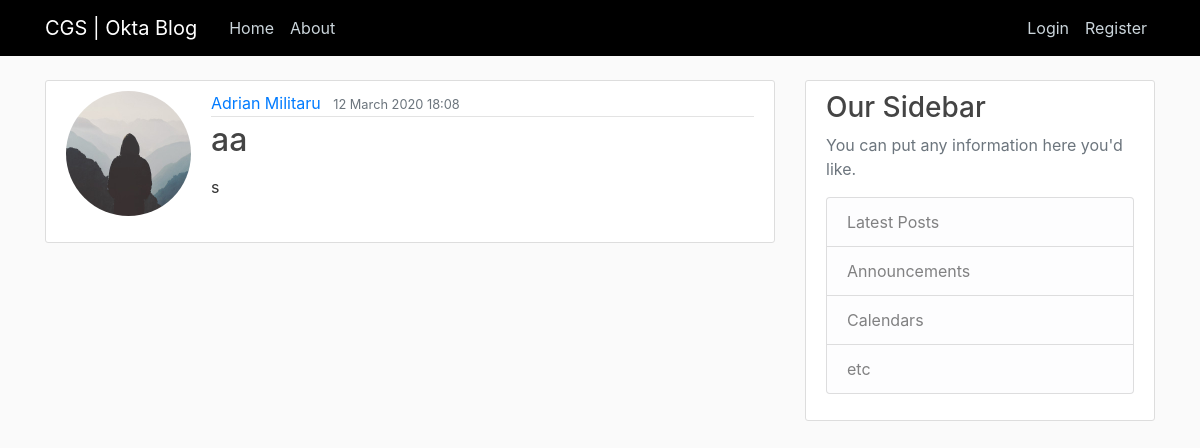
/post/76gnXRTc1CPT5O538rdw, run on an earlier commit of the app's database.
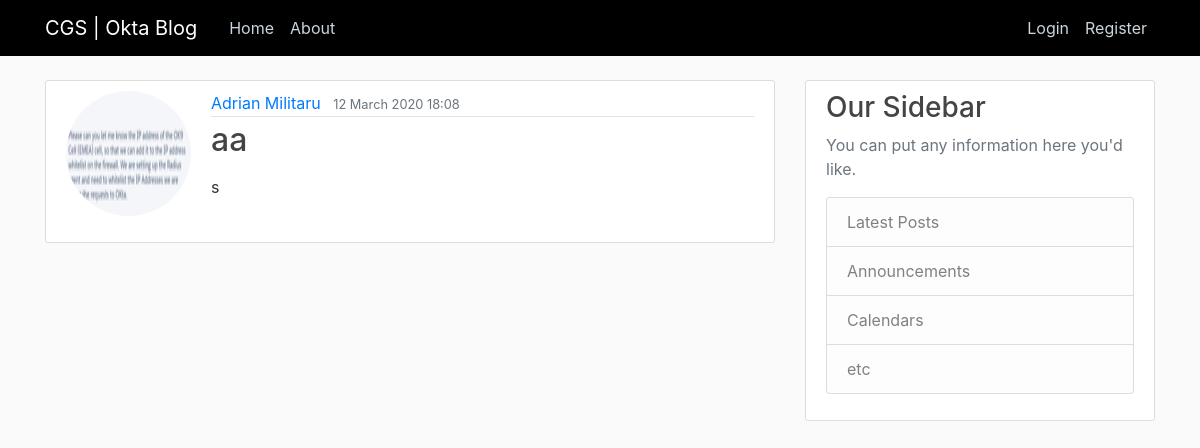
And on a later commit of the database.
### mainblog/models.py (models this page shows, shortened)
class User(db.Model, UserMixin):
    id = db.Column(db.String(20), unique=True, primary_key=True)
    email = db.Column(db.String(60), unique=True, nullable=False)
    image_file = db.Column(db.String(20), nullable=False, default='default.jpg')
    password = db.Column(db.String(60), nullable=False)
    firstname = db.Column(db.String(60), nullable=True, default='')
    lastname = db.Column(db.String(60), nullable=True, default='')
    group = db.Column(db.String(60), db.ForeignKey('groups.group_name'), nullable=True)
    position = db.Column(db.String(60), db.ForeignKey('position.position_name'), nullable=True)
    comments = db.relationship('Comments', backref='author', lazy=True)
    posts = db.relationship('Post', backref='author', lazy=True)

class Post(db.Model):
    id = db.Column(db.String(20), unique=True, primary_key=True)
    title = db.Column(db.String(100), nullable=False)
    date_posted = db.Column(db.DateTime, nullable=False)
    content = db.Column(db.Text, nullable=False)
    user_id = db.Column(db.String, db.ForeignKey('user.id'), nullable=False)

### mainblog/routes.py (the view)
@app.route("/post/<string:post_id>", methods=['GET', 'POST'])
def post_page(post_id):
    post = Post.query.get_or_404(post_id)
    return render_template('post.html', title=post.title, post=post)

### mainblog/templates/post.html (shortened to what this page needs)
{% extends "layout.html" %}
{% block content %}
        <article class="media content-section">
        <img class="rounded-circle account-img" src="{{ url_for('static', filename='profile_pics/' + post.author.image_file) }}">
          <div class="media-body">
            <div class="article-metadata">
              <a class="mr-2" href="#">
                  {% if not post.author.firstname and not post.author.lastname %}
                            {{post.author.email}}
                  {% else %}
                            {{post.author.firstname}} {{post.author.lastname}}
                  {% endif %}
              </a>
              <small class="text-muted">{{ post.date_posted.strftime('%d %B %Y %H:%M') }}</small>
            </div>
            <h2 class="article-title">{{ post.title }}</h2>
            <p class="article-content">{{ post.content|safe }}</p>
          </div>
        </article>
{% endblock content %}

### mainblog/templates/layout.html (shortened to what this page needs)
<!DOCTYPE html>
<html lang="en">
<head>
    <link rel="stylesheet" href="{{ url_for('static', filename='bootstrap.css') }}">
    <link rel="stylesheet" type="text/css" href="{{ url_for('static', filename='main.css') }}">
    <link href="https://cdnjs.cloudflare.com/ajax/libs/summernote/0.8.9/summernote-bs4.css" rel="stylesheet">
</head>
<body>
    <header class="site-header">
      <nav class="navbar navbar-expand-md navbar-dark bg-steel fixed-top">
        <div class="container">
          <a class="navbar-brand mr-4" href="{{ url_for('home_page')}}">CGS | Okta Blog</a>
          <div class="collapse navbar-collapse" id="navbarToggle">
            <div class="navbar-nav mr-auto">
              <a class="nav-item nav-link" href="{{ url_for('home_page')}}">Home</a>
              <a class="nav-item nav-link" href="{{ url_for('about_page')}}">About</a>
            </div>
            <div class="navbar-nav">
            {% if current_user.is_authenticated %}
              {% if current_user.position == "Manager" %}
                <button type="button" class="btn btn-danger btn-sm m-1" data-toggle="modal" onclick="window.location.href = '/admin';">ADMIN</button>
              {% endif %}
              <a class="nav-item nav-link" href="{{ url_for('new_post_page')}}">New Post</a>
              <a class="nav-item nav-link" href="{{ url_for('account_page')}}">Account</a>
              <a class="nav-item nav-link" href="{{ url_for('logout_page')}}">Logout</a>
            {% else %}
              <a class="nav-item nav-link" href="{{ url_for('login_page')}}">Login</a>
              <a class="nav-item nav-link" href="{{ url_for('register_page')}}">Register</a>
            {% endif %}
            </div>
          </div>
        </div>
      </nav>
    </header>
    <main role="main" class="container">
      <div class="row">
        <div class="col-md-8">
          {% block content %}{% endblock %}
        </div>
        <div class="col-md-4">
          <div class="content-section">
            <h3>Our Sidebar</h3>
            <p class='text-muted'>You can put any information here you'd like.
              <ul class="list-group">
                <li class="list-group-item list-group-item-light">Latest Posts</li>
                <li class="list-group-item list-group-item-light">Announcements</li>
                <li class="list-group-item list-group-item-light">Calendars</li>
                <li class="list-group-item list-group-item-light">etc</li>
              </ul>
            </p>
          </div>
        </div>
      </div>
    </main>
</body>
</html>

### mainblog/static/main.css (style rules this page uses)
body { background: #fafafa; color: #333333; margin-top: 5rem; }
h1, h2, h3, h4, h5, h6 { color: #444444; }
.bg-steel { background-color: #000000; }
.site-header .navbar-nav .nav-link { color: #cbd5db; }
.content-section { background: #ffffff; padding: 10px 20px; border: 1px solid #dddddd; border-radius: 3px; margin-bottom: 20px; }
.article-title { color: #444444; }
.article-content { white-space: pre-line; }
.article-metadata { padding-bottom: 1px; margin-bottom: 4px; border-bottom: 1px solid #e3e3e3 }
.account-img { height: 125px; width: 125px; margin-right: 20px; margin-bottom: 16px; }

What changed in the data, as far as the page shows it:
changed User "Adrian": image_file: picture added in place of a placeholder
